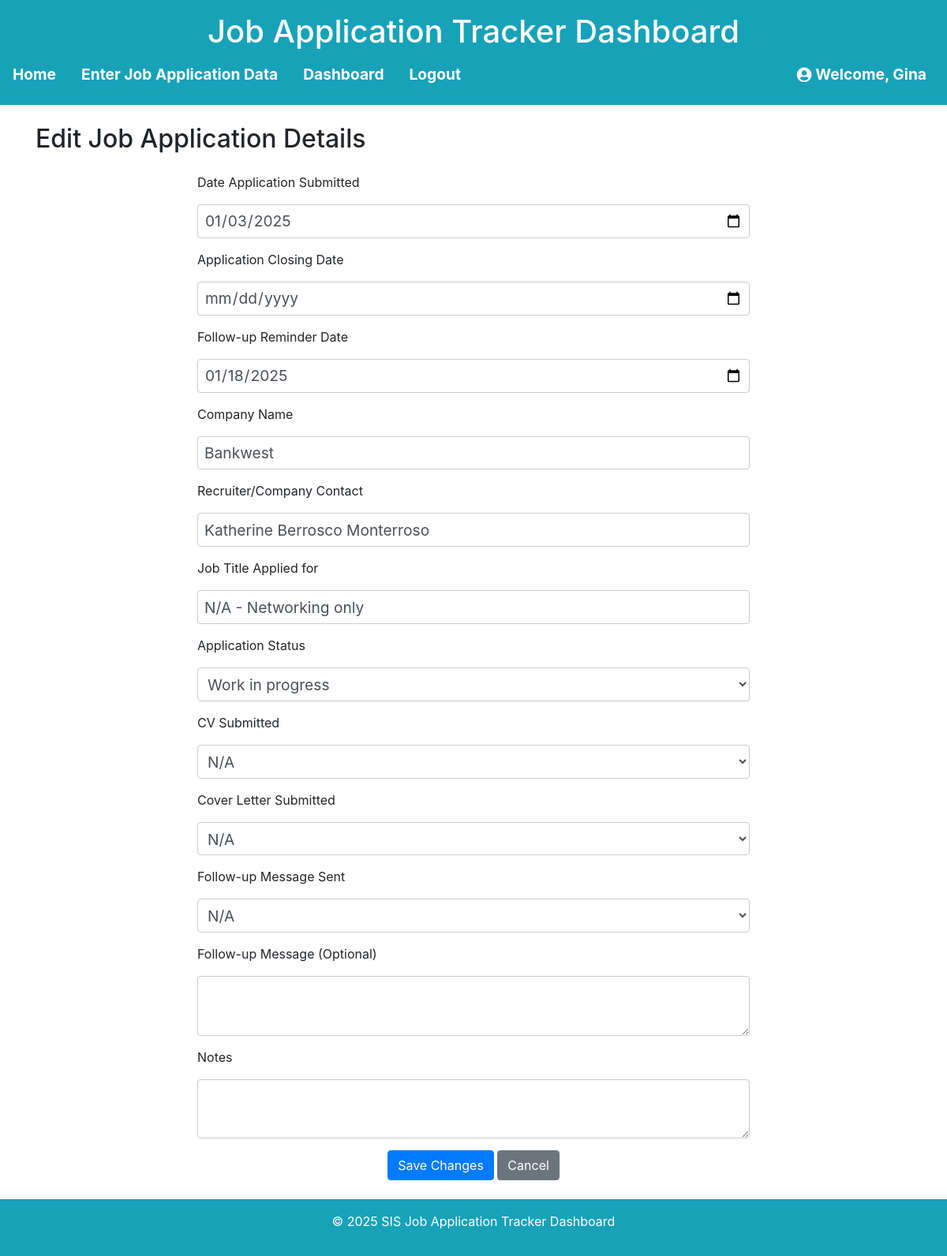
/application/4/edit (signed in), run on the app's committed database.
### models.py (models this page shows, shortened)
class User(UserMixin, db.Model):
    id = db.Column(db.Integer, primary_key=True)
    username = db.Column(db.String(64), unique=True, nullable=False)
    email = db.Column(db.String(120), unique=True, nullable=False)
    password_hash = db.Column(db.String(256))

class JobApplication(db.Model):
    id = db.Column(db.Integer, primary_key=True)
    date_submitted = db.Column(db.Date, nullable=True)
    due_date = db.Column(db.Date, nullable=True)
    follow_up_date = db.Column(db.Date, nullable=True)
    company = db.Column(db.String(120), nullable=False)
    contact = db.Column(db.String(120), nullable=True)
    position_title = db.Column(db.String(120), nullable=False)
    status = db.Column(db.String(50), nullable=False)
    cv_submitted = db.Column(db.String(10), nullable=False)
    cover_letter_submitted = db.Column(db.String(10), nullable=False)
    follow_up_sent = db.Column(db.String(10), nullable=False)
    follow_up_message = db.Column(db.Text, nullable=True)
    notes = db.Column(db.Text, nullable=True)
    user_id = db.Column(db.Integer, db.ForeignKey('user.id'), nullable=False)
    user = db.relationship('User', backref=db.backref('job_applications', lazy=True))
    def __repr__(self):
        return f"<JobApplication {self.id} - {self.company}>"

### app.py (the view, shortened to what this page needs)
@app.route('/application/<int:application_id>/edit', methods=['GET', 'POST'])
@login_required
def edit_application(application_id):
    application = JobApplication.query.get_or_404(application_id)
    print(f"Editing application: {application}")
    if application.user_id != current_user.id:
        flash("You are not authorised to edit this application.", "danger")
        return redirect(url_for('dashboard'))
    form = JobApplicationForm(obj=application)
    return render_template('edit_application.html', form=form, application=application)

### app.py (called while the page is built)
@login_manager.user_loader
def load_user(user_id):
    return db.session.get(User, int(user_id))

### templates/edit_application.html (shortened to what this page needs)
{% extends "base.html" %}
{% block content %}
<h2 class="mb-4">Edit Job Application Details</h2>
<form method="POST" action="{{ url_for('edit_application', application_id=application.id) }}" class="mx-auto" style="max-width: 700px;">
    <div class="form-group">
        <label for="date_submitted">{{ form.date_submitted.label }}</label>
        {{ form.date_submitted(class="form-control", id="date_submitted") }}
    </div>
    <div class="form-group">
        <label for="due_date">{{ form.due_date.label }}</label>
        {{ form.due_date(class="form-control", id="due_date") }}
    </div>
    <div class="form-group">
        <label for="follow_up_date">{{ form.follow_up_date.label }}</label>
        {{ form.follow_up_date(class="form-control", id="follow_up_date") }}
    </div>
    <div class="form-group">
        <label for="company">{{ form.company.label }}</label>
        {{ form.company(class="form-control", id="company") }}
    </div>
    <div class="form-group">
        <label for="contact">{{ form.contact.label }}</label>
        {{ form.contact(class="form-control", id="contact") }}
    </div>
    <div class="form-group">
        <label for="position_title">{{ form.position_title.label }}</label>
        {{ form.position_title(class="form-control", id="position_title") }}
    </div>
    <div class="form-group">
        <label for="status">{{ form.status.label }}</label>
        {{ form.status(class="form-control", id="status") }}
    </div>
    <div class="form-group">
        <label for="cv_submitted">{{ form.cv_submitted.label }}</label>
        {{ form.cv_submitted(class="form-control", id="cv_submitted") }}
    </div>
    <div class="form-group">
        <label for="cover_letter_submitted">{{ form.cover_letter_submitted.label }}</label>
        {{ form.cover_letter_submitted(class="form-control", id="cover_letter_submitted") }}
    </div>
    <div class="form-group">
        <label for="follow_up_sent">{{ form.follow_up_sent.label }}</label>
        {{ form.follow_up_sent(class="form-control", id="follow_up_sent") }}
    </div>
    <div class="form-group">
        <label for="follow_up_message">{{ form.follow_up_message.label }}</label>
        {{ form.follow_up_message(class="form-control", id="follow_up_message") }}
    </div>
    <div class="form-group">
        <label for="notes">{{ form.notes.label }}</label>
        {{ form.notes(class="form-control", id="notes") }}
    </div>
    <div class="form-group text-center">
        <button type="submit" class="btn btn-primary">Save Changes</button>
        <a href="{{ url_for('dashboard') }}" class="btn btn-secondary">Cancel</a>
    </div>
</form>
{% endblock %}

### templates/base.html (shortened to what this page needs)
<!DOCTYPE html>
<html lang="en">
<head>
    <link href="https://stackpath.bootstrapcdn.com/bootstrap/4.5.2/css/bootstrap.min.css" rel="stylesheet">
    <link rel="stylesheet" href="https://cdnjs.cloudflare.com/ajax/libs/font-awesome/5.15.3/css/all.min.css">
    <link rel="stylesheet" href="{{ url_for('static', filename='style.css') }}">
</head>
<body>
    <header class="bg-info text-white text-center py-3 mb-4">
        <h1>Job Application Tracker Dashboard</h1>
        <nav>
            <ul class="nav justify-content-center">
                <li class="nav-item"><a class="nav-link text-white {% if request.endpoint == 'index' %}active{% endif %}" href="{{ url_for('index') }}">Home</a></li>
                <li class="nav-item"><a class="nav-link text-white {% if request.endpoint == 'index' %}active{% endif %}" href="{{ url_for('form') }}">Enter Job Application Data</a></li>
                <li class="nav-item"><a class="nav-link text-white {% if request.endpoint == 'index' %}active{% endif %}" href="{{ url_for('dashboard') }}">Dashboard</a></li>
                {% if current_user.is_authenticated %}
                <li class="nav-item"><a class="nav-link text-white {% if request.endpoint == 'index' %}active{% endif %}" href="{{ url_for('logout') }}">Logout</a></li>
                {% endif %}
                {% if current_user.is_authenticated %}
                    <li class="nav-item ml-auto">
                        <a class="nav-link text-white" href="#">
                            <i class="fas fa-user-circle"></i> Welcome, {{ current_user.username }}
                        </a>
                    </li>
                {% endif %}
            </ul>
        </nav>
    </header>
    <main class="container">
        {% block content %}{% endblock %}
    </main>
    <footer class="bg-info text-white text-center py-3 mt-4">
        <p>&copy; 2025 SIS Job Application Tracker Dashboard</p>
    </footer>
</body>
</html>

### static/style.css (style rules this page uses)
.form-group { margin-bottom: 15px; }
.form-control { width: 100%; padding: 8px; border: 1px solid #ccc; border-radius: 4px; background-color: #fff; font-size: 1.2rem; }
.nav-item.ml-auto { margin-left: auto; padding-right: 10px; }
.nav-item a { display: flex; align-items: center; font-size: 1.2rem; font-weight: bold; }
.nav-item i { margin-right: 5px; }

### data on the page
User: username "Gina"
JobApplication: date_submitted "01/03/2025", follow_up_date "01/18/2025", company "Bankwest", contact "Katherine Berrosco Monterroso", position_title "N/A - Networking only", status "Work in progress", cv_submitted "N/A", cover_letter_submitted "N/A", follow_up_sent "N/A"
